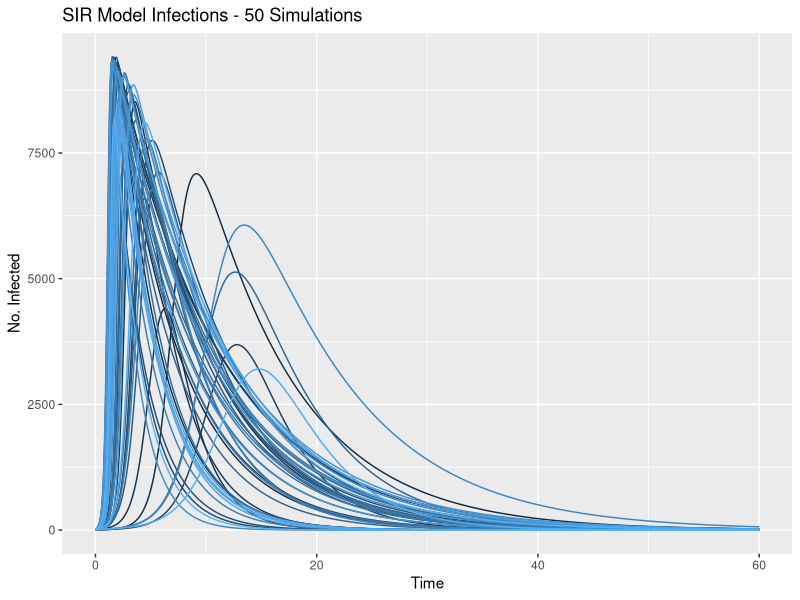
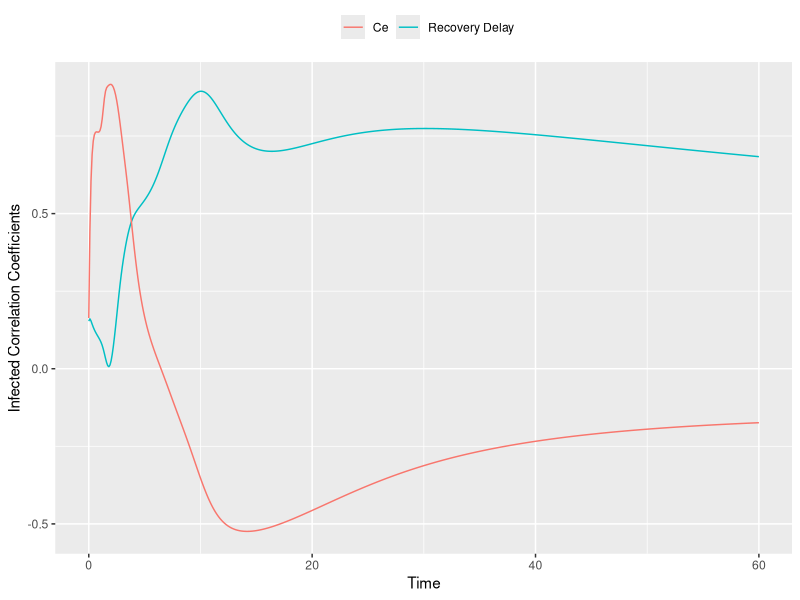

Recreate these plots in R, in order.
#Niall Martin - 4BCT - 12301341 - Assignment 4

#include libraries
library(ggplot2)
library(deSolve)
library(scales)

#Outer sensitivity function
mySystem <- function(numRun)
{
  #Uniform distribution
  minInfected <- 1.0;
  maxInfected <- 20.0;
  minRecoveryDelay <- 2.0; 
  maxRecoveryDelay <- 10.0;
  minCe <- 0.75; 
  maxCe <- 8.0;
  
  #Random inital values for variables within uniform distribution thresholds and beta and gamma values for use in SIR model
  population <- 10000
  infected <- runif(1, minInfected, maxInfected)
  recovered <- 0
  recoveryDelay <- runif(1, minRecoveryDelay, maxRecoveryDelay)
  gammaValue <- 1/recoveryDelay
  Ce <- runif(1, minCe, maxCe)
  betaValue <- Ce/population

  #Initial Stock values
  stock <- c(S = population - infected, I = infected, R = 0)
  
  #parameter values
  parameters <- c(beta = betaValue, gamma = gammaValue)
  
  #Time values
  time <- seq(0, 60, by=0.1)
  
  #SIR model function
  SIR <- function(time, state, parameters) 
  {
    with(as.list(c(state, parameters)), 
    {
      #Formulae for the Susceptible, Infected and Recovered at a given time for SIR model
      #Susceptible
      dS <- -beta * S * I
      #Infected
      dI <- beta * S * I - gamma * I
      #Recovered
      dR <- gamma * I
      
      return(list(c(dS, dI, dR)))
    })
  }
  
  #solve with ode(Ordinary Differential Equation solver)
  result <- as.data.frame(ode(y = stock, times = time, func = SIR, parms = parameters, method="euler"))
  
  #get infected results, take out S and R, not needed
  infectedResult <- result
  infectedResult$S <- NULL
  infectedResult$R <- NULL
  
  #add Ce and RecoveryDelay to infectedResult (for use in correlation coefficient calculations)
  infectedResult$Ce <- Ce
  infectedResult$RD <- recoveryDelay
  
  #Add run number as a label to result vector
  infectedResult$numRun <- numRun
  return(infectedResult)
}

#run initially to create results matrix
results <- mySystem(1)

#loop 50 times and add to results matrix
for(i in 2:50)
{
  results <- rbind(results, mySystem(i))
}

#Get max, min and average peaks of epidemics over the 50 runs
maxPeak <- max(results["I"])
minPeak <- min(results["I"])
averagePeak <- colMeans(results["I"], na.rm = FALSE, dims = 1)

#plot infected over time for the 50 simulations
infectionGraph<-ggplot(results,aes(x=time,y=I,color=numRun,group=numRun)) + geom_line() + ylab("No. Infected") +  xlab("Time")  + guides(color=FALSE) + ggtitle("SIR Model Infections - 50 Simulations")
#print graph
print(infectionGraph)

#Split results into groups of their corresponding time steps
finalResults<-split(results,results$time)

#find Correlation between Infected and Ce
corCE <- sapply(finalResults,function(l){cor(l$I, l$Ce )})

#find correlation between Infected and Recovery Delay
corRD <- sapply(finalResults,function(l){cor(l$I, l$RD )})

#Time vector same as SIR model to be used in graphing correlation coefficients
simTime <- seq(0, 60, by=0.1)

#Graph correlation coefficients for Infected
CCgraph<-ggplot() + geom_line(aes(simTime,corRD,color="Recovery Delay")) + geom_line(aes(simTime,corCE,color="Ce")) + scale_y_continuous(labels = comma) + ylab("Infected Correlation Coefficients") + xlab("Time") + labs(color="") + theme(legend.position="top")
#print graph
print(CCgraph)

#show max min and average infected peak values in colsole
maxPeak
minPeak
averagePeak
